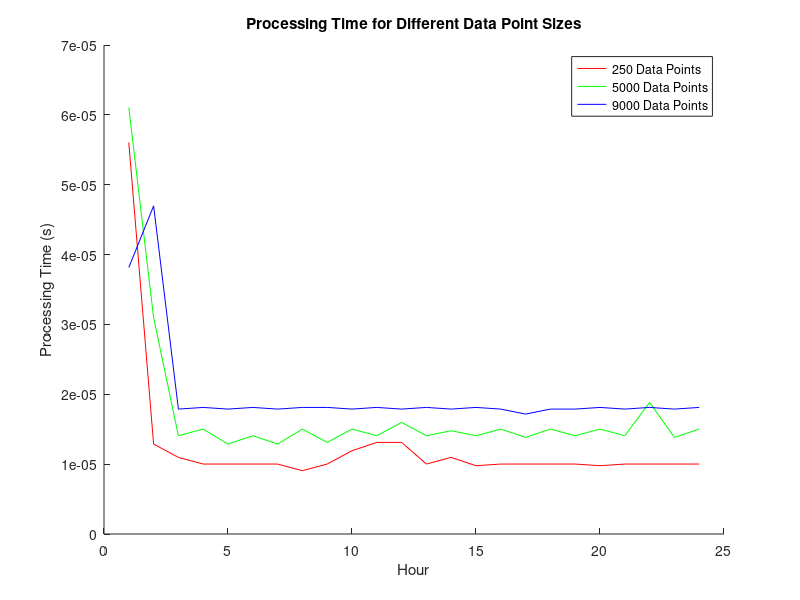

Write MATLAB code to recreate this figure. (Note: this script raises an error after producing the figure.)
function AutoParallel

    function [total_time, hour_times, worker_times] = ParallelProcessing(data_size)
        
        


        % Define the number of hours and workers
        num_hours = 24;
        num_workers = maxNumCompThreads();

        % Pre-allocate array to store processing times
        hour_times = zeros(num_hours, 1);
        worker_times = zeros(num_workers, 1);

        % Generate random data
        data = rand(data_size, 1);

        % Loop over the hours and workers and process the data
        for hour = 1:num_hours
            for worker = 1:num_workers
                tic
                % Process the data with the current hour and worker
                processed_data = ProcessData(data, hour, worker);
                % Store the processing time for the current hour and worker
                worker_times(worker) = toc;
                hour_times(hour) = hour_times(hour) + worker_times(worker);
            end
        end

        % Calculate the total processing time
        total_time = sum(hour_times);

    end

    % Open a log file for writing
    log_file = fopen('resultslog.txt', 'w');

    function processed_data = ProcessData(data, hour, worker)

        

        % Do some processing on the data with the current hour and worker
        processed_data = data * hour * worker;
        pause(1);

    end

    % Define the sizes of data to test
    sizes = [250, 5000, 9000];

    % Pre-allocate arrays to store run times and processing times
    run_times = zeros(length(sizes), 1);
    hour_times_all = zeros(length(sizes), 24);
    worker_times_all = zeros(length(sizes), maxNumCompThreads());

    % Loop over the sizes of data and run the function
    for i = 1:length(sizes)
        % Call the function with the current size of data
        fprintf(log_file, 'Running with data size: %d\n', sizes(i));
        fprintf('Running with data size: %d\n', sizes(i));
        [total_time, hour_times, worker_times] = ParallelProcessing(sizes(i));
        run_times(i) = total_time;
        hour_times_all(i, :) = hour_times';
        worker_times_all(i, 1:length(worker_times)) = worker_times';
        fprintf(log_file, 'Run time: %f seconds\n', run_times(i));
        fprintf('Run time: %f seconds\n', run_times(i));
    end

    % Print the processing times for each hour for each load size
    disp('Processing time for each hour for each load size:');
    fprintf(log_file, '%f ', hour_times_all);
    disp(hour_times_all);

    % Print the processing times for each worker for each load size
    disp('Processing time for each worker for each load size:');
    fprintf(log_file, '%f ', worker_times_all);
    disp(worker_times_all);

    % Print the run time for each Datasize
    disp('Run time for each Datasize:');
    fprintf(log_file, '%f ', run_times);
    disp(run_times);

    disp('Maximum number of workers for each load size:');
    for i = 1:length(sizes)
        fprintf(log_file, '%f ', 'Data size %d: %d\n', sizes(i), min(maxNumCompThreads, sizes(i)));
        fprintf('Data size %d: %d\n', sizes(i), min(maxNumCompThreads, sizes(i)));
    end
    % Close the log file
    fclose(log_file);
    
    
    % Plot the processing time for 250, 5000, and 9000 data points
    figure
    hold on
    plot(hour_times_all(1,:), 'r')
    plot(hour_times_all(2,:), 'g')
    plot(hour_times_all(3,:), 'b')
    legend('250 Data Points', '5000 Data Points', '9000 Data Points')
    xlabel('Hour')
    ylabel('Processing Time (s)')
    title('Processing Time for Different Data Point Sizes')
    
    % Plot the processing time for 250 data points on the left y-axis
    % and for 5000 and 9000 data points on the right y-axis
    figure
    yyaxis left
    plot(hour_times_all(1,:), 'r')
    ylabel('Processing Time (s)')
    xlabel('Hour')
    title('Processing Time for Different Data Point Sizes')
    hold on
    yyaxis right
    plot(hour_times_all(2,:), 'g')
    plot(hour_times_all(3,:), 'b')
    legend('250 Data Points', '5000 Data Points', '9000 Data Points')
    ylabel('Processing Time (s)')
    xlabel('Hour')

    % Plot the run time for each data size
    figure
    plot(sizes, run_times, '-o')
    xlabel('Data Size')
    ylabel('Total Processing Time (s)')
    title('Run Time for Different Data Point Sizes')

    % Plot the processing time for each worker for each data size
    figure
    hold on
    for i = 1:length(sizes)
        plot(1:min(maxNumCompThreads, sizes(i)), worker_times_all(i, 1:min(maxNumCompThreads, sizes(i))), '-o')
end
    xlabel('Number of Workers')
    ylabel('Processing Time (s)')
    title('Processing Time for Different Number of Workers')
    legend('250 Data Points', '5000 Data Points', '9000 Data Points')
    end

    % End of the function